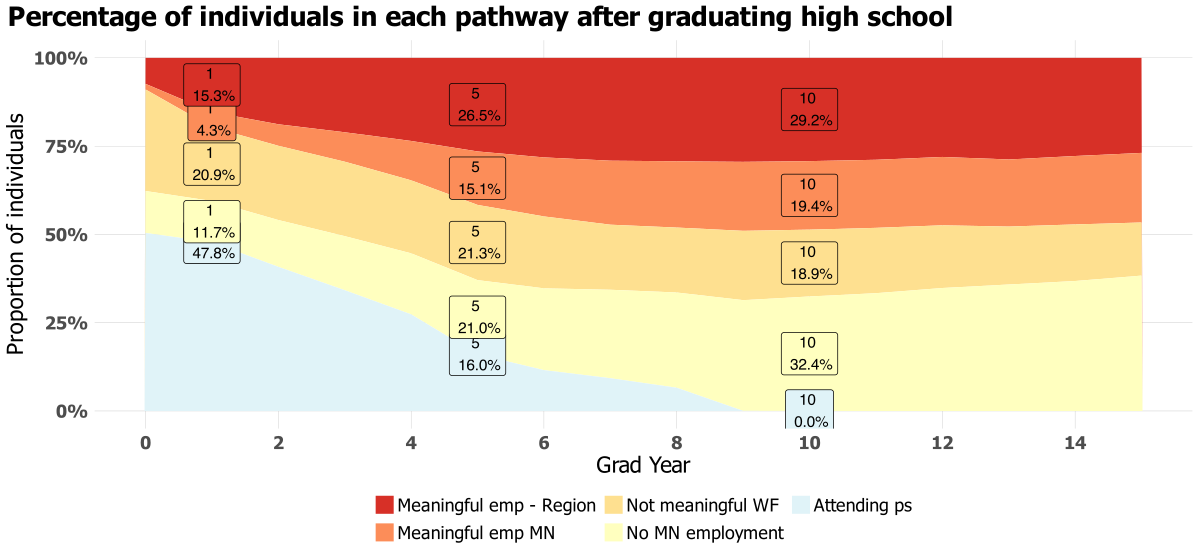

Recreate this plot in R.
# library -----------------------------------------------------------------
library(tidyverse)
library(sf)
library(ggrepel)
library(scales)
library(ggiraph)
library(rmapshaper)
library(cowplot)
library(RColorBrewer)
library(extrafont)
library(lubridate)
library(systemfonts)
reset_font_cache()
library(ggtext)
library(readxl)
library(ggforce)


rm(list = ls())

theme_bar <- theme_bw() +
  theme(panel.grid.major = element_line(color = "grey70", size = 0.1),
        panel.grid.minor = element_blank(),
        axis.ticks = element_blank(),
        axis.text = element_text(face = "bold"),
        panel.border = element_blank(),
        legend.background = element_rect(fill = "transparent", color = "transparent"),
        legend.key = element_rect(fill = "transparent"),
        legend.key.size = unit(1, "lines"),
        legend.margin = margin(0,0,0,0),
        legend.title = element_blank(),
        legend.text = element_text(margin = margin(l = 2)),
        text = element_text(family = "Tahoma"),
        plot.title.position = "plot",
        plot.title = element_text(face = "bold"))

theme_line <- theme_bw() +
  theme(legend.background = element_rect(fill = "transparent", color = "transparent"),
        legend.key = element_rect(fill = "transparent"),
        legend.text = element_text(margin = margin(l = 2)),
        panel.grid.minor = element_blank(),
        panel.grid.major = element_line(color = "grey70", size = 0.1),
        axis.ticks = element_blank(),
        axis.text = element_text(face = "bold"),
        panel.border = element_blank(),
        legend.margin = margin(0,0,0,0),
        legend.key.size = unit(1, "lines"),
        text = element_text(family = "Tahoma"),
        plot.title.position = "plot",
        plot.title = element_text(face = "bold"))

theme_sf <- theme_bw() +
  theme(axis.text.x=element_blank(),
        axis.text.y=element_blank(),
        axis.ticks=element_blank(),
        panel.background = element_blank(),
        panel.grid.major = element_line(color = "white"),
        panel.border = element_blank(),
        plot.title = element_text(face = "bold"),
        legend.title = element_blank(),
        legend.text = element_text(margin = margin(l = 2)),
        legend.margin = margin(0,0,0,0),
        legend.key.size = unit(1, "lines"),
        text = element_text(family = "Tahoma"),
        plot.title.position = "plot")

regions <- read_csv("/Users/kellyasche/Library/CloudStorage/GoogleDrive-kasche@ruralmn.org/My Drive/Data Prep/R Projects/Join docs/county_regions.csv") %>%
  select(5,6) %>%
  unique() %>%
  mutate(edr = str_replace(edr, "  ", " "),
         planning.region = str_replace(planning.region, " Minnesota", ""),
         planning.region = fct_relevel(planning.region, "Northwest", "Northeast", "Central", "Seven County Mpls-St Paul", "Southwest", "Southeast"),
         edr = fct_relevel(edr, "EDR 1 - Northwest", "EDR 2 - Headwaters", "EDR 3 - Arrowhead", "EDR 4 - West Central", "EDR 5 - North Central", "EDR 6E- Southwest Central", "EDR 6W- Upper Minnesota Valley", "EDR 7E- East Central", "EDR 7W- Central", "EDR 8 - Southwest", "EDR 9 - South Central", "EDR 10 - Southeast", "EDR 11 - 7 County Twin Cities", "Minnesota"))

counties.regions <- read_csv("/Users/kellyasche/Library/CloudStorage/GoogleDrive-kasche@ruralmn.org/My Drive/Data Prep/R Projects/Join docs/county_regions.csv") %>%
  rename(mif = `MIF Region`) %>%
  mutate(countyfp = formatC(countyfp, width = 3, flag = "0"),
         Name = str_to_title(Name),
         Name = str_replace(Name, "Q", "q"),
         Name = str_replace(Name, "Of The", "of the"),
         Name = str_replace(Name, "Mcleod", "McLeod"),
         Dem_Desc = ifelse(Name == "Minnesota", "Minnesota", Dem_Desc),
         Dem_Desc = fct_relevel(Dem_Desc, "Entirely rural", "Town/rural mix", "Urban/town/rural mix", "Entirely urban"),
         edr = str_replace(edr, "  ", " "),
         planning.region = str_replace(planning.region, " Minnesota", ""),
         planning.region = fct_relevel(planning.region, "Northwest", "Northeast", "Central", "Seven County Mpls-St Paul", "Southwest", "Southeast"),
         edr = fct_relevel(edr, "EDR 1 - Northwest", "EDR 2 - Headwaters", "EDR 3 - Arrowhead", "EDR 4 - West Central", "EDR 5 - North Central", "EDR 6E- Southwest Central", "EDR 6W- Upper Minnesota Valley", "EDR 7E- East Central", "EDR 7W- Central", "EDR 8 - Southwest", "EDR 9 - South Central", "EDR 10 - Southeast", "EDR 11 - 7 County Twin Cities", "Minnesota"),
         mif = ifelse(is.na(mif), "TC", mif),
         mif = as.factor(mif),
         mif = fct_relevel(mif, "NW", "NE", "WC", "EC", "SW", "SE", "TC"))
color.ruca <- c("Entirely rural" = "#009933", "Town/rural mix" = "#99CC33", "Urban/town/rural mix" = "#CC9966", "Entirely urban" = "#754C29")

color.pr <- c("Northwest" = "#4575b4","Northeast" = "grey", "Central" = "#fee090", "Seven County Mpls-St Paul" = "#d73027", "Southwest" = "#91bfdb", "Southeast" = "#fc8d59")

color.edr <- c("EDR 1 - Northwest" = "#b3cde3", "EDR 2 - Headwaters" = "#8c96c6", "EDR 3 - Arrowhead" = "#fe9929", "EDR 4 - West Central" = "#8856a7", "EDR 5 - North Central" = "#810f7c", "EDR 6E- Southwest Central" = "#e5f5f9", "EDR 6W- Upper Minnesota Valley" = "#bdc9e1", "EDR 7E- East Central" = "#99d8c9", "EDR 7W- Central" = "#2ca25f", "EDR 8 - Southwest" = "#74a9cf", "EDR 9 - South Central" = "#0570b0", "EDR 10 - Southeast" = "#d7301f", "EDR 11 - 7 County Twin Cities" = "#d8b365")

color.edr.simple <- c("EDR 1" = "#b3cde3", "EDR 2" = "#8c96c6", "EDR 3" = "#fe9929", "EDR 4" = "#8856a7", "EDR 5" = "#810f7c", "EDR 6E" = "#e5f5f9", "EDR 6W" = "#bdc9e1", "EDR 7E" = "#99d8c9", "EDR 7W" = "#2ca25f", "EDR 8" = "#74a9cf", "EDR 9" = "#0570b0", "EDR 10" = "#d7301f", "EDR 11" = "#d8b365", "Minnesota" = "black")

color.pr.edr <- c ("Northwest" = "#4575b4","Northeast" = "#e0f3f8", "Central" = "#fee090", "Seven County Mpls-St Paul" = "#d73027", "Southwest" = "#91bfdb", "Southeast" = "#fc8d59", "Minnesota" = "black", "EDR 1 - Northwest" = "#b3cde3", "EDR 2 - Headwaters" = "#8c96c6", "EDR 3 - Arrowhead" = "#fe9929", "EDR 4 - West Central" = "#8856a7", "EDR 5 - North Central" = "#810f7c", "EDR 6E- Southwest Central" = "#e5f5f9", "EDR 6W- Upper Minnesota Valley" = "#bdc9e1", "EDR 7E- East Central" = "#99d8c9", "EDR 7W- Central" = "#2ca25f", "EDR 8 - Southwest" = "#74a9cf", "EDR 9 - South Central" = "#0570b0", "EDR 10 - Southeast" = "#d7301f", "EDR 11 - 7 County Twin Cities" = "#d8b365")

color.six <- c("#009933", "#4575b4", "grey", "#fee090", "#fc8d59", "#d73027")

mn_counties <- st_read("/Users/kellyasche/Library/CloudStorage/GoogleDrive-kasche@ruralmn.org/My Drive/Data Prep/R Projects/Shapefiles/County shapefiles/MNCounties_MNDOT.shp", quiet = TRUE) %>%
  ms_simplify(keep = .01, keep_shapes = TRUE) %>%
  rename(countyfp = FIPS_CODE)

counties.regions.1 <- counties.regions %>%
  mutate(statefp = "27",
         project.pr = ifelse(edr %in% c("EDR 1 - Northwest", "EDR 2 - Headwaters", "EDR 4 - West Central"), "Northwest",
                             ifelse(edr == "EDR 3 - Arrowhead", "Northeast",
                                    ifelse(edr %in% c("EDR 5 - North Central", "EDR 7E- East Central", "EDR 7W- Central"), "Central",
                                           ifelse(edr %in% c("EDR 6E- Southwest Central", "EDR 6W- Upper Minnesota Valley", "EDR 8 - Southwest"), "Southwest",
                                                  ifelse(edr %in% c("EDR 9 - South Central", "EDR 10 - Southeast"), "Southern", as.character(planning.region)))))),
         project.pr = fct_relevel(project.pr, "Northwest", "Northeast", "Central", "Seven County Mpls-St Paul", "Southwest", "Southern"))

color.project.pr <- c("Northwest" = "#4575b4","Northeast" = "grey", "Central" = "#fee090", "Seven County Mpls-St Paul" = "#d73027", "Southwest" = "#91bfdb", "Southern" = "#fc8d59")


# Prep data ---------------------------------------------------------------

original <- read_csv("Data/SLEDS/Masters/States/annual-seven-states.csv")

data <- original %>%
  mutate(states = as.factor(states),
         emp.states = ifelse(states %in% c("Meaningful emp County", "Meaningful emp EDR", "Meaningful emp region"), "Meaningful emp - Region", as.character(states)),
         emp.states = as.factor(emp.states)) %>%
  filter(states != "After 2023") %>%
  group_by(grad.year, emp.states) %>%
  summarize(n = n()) %>%
  ungroup() %>%
  group_by(grad.year) %>%
  mutate(pct = n / sum(n)) %>%
  ungroup() %>%
  mutate(data_id = seq(n())) %>%
  mutate(grad.year = str_sub(grad.year, -2, -1),
         grad.year = str_replace(grad.year, "[.]", ""),
         grad.year = as.numeric(grad.year)) %>%
  mutate(emp.states = str_replace(emp.states, "Not meaningful, not attending ps", "Not meaningful WF"),
         emp.states = str_replace(emp.states, "No MN emp record, not attending ps", "No MN employment"),
         emp.states = fct_relevel(emp.states,  "Meaningful emp - Region", "Meaningful emp MN", "Not meaningful WF", "No MN employment", "Attending ps")) %>%
  group_by(grad.year) %>%
  complete(emp.states, fill = list(n = 0, pct = 0, data_id = 0)) %>%
  arrange(desc(emp.states)) %>%
  mutate(cum.pct = cumsum(pct),
         x.loc = cum.pct - ((cum.pct - lag(cum.pct)) / 2),
         x.loc = ifelse(emp.states == "Attending ps", pct, x.loc)) %>%
  ungroup()

ggplot(data, aes(as.numeric(grad.year), pct, fill = emp.states, group = emp.states)) +
  geom_area_interactive(aes(data_id = data_id, tooltip = paste("State: ", emp.states, "\n", percent(pct, accuracy = .1), sep = ""))) +
  geom_label(data = filter(data, grad.year %in% c(1, 5, 10)), aes(x = as.numeric(grad.year), y = x.loc, label = paste(grad.year, "\n", percent(pct, accuracy = .1))), show.legend = FALSE) +
  labs(x="Grad Year", y = "Proportion of individuals", color="", title = "Percentage of individuals in each pathway after graduating high school")+
  scale_y_continuous(labels=scales::percent)+
  scale_x_continuous(breaks = seq(0, 20, 2)) +
  theme_bar+
  scale_fill_manual(values = brewer.pal(n = 7, "RdYlBu"),
                    guide = guide_legend(ncol = 3)) +
  theme(legend.position = "bottom",
        text = element_text(size = 16))


ggsave(filename = "Charts/Presentations/annual-emp-states-prop.pdf", device = cairo_pdf, dpi = "print", width = 12, height = 5.5)
